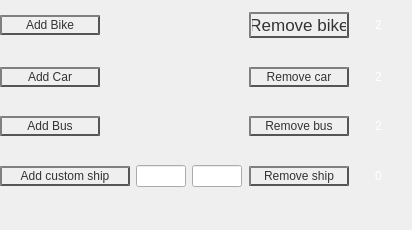
         <widget class="QWidget" name="customizePage">
          <widget class="QWidget" name="gridLayoutWidget_3">
           <property name="geometry">
            <rect>
             <x>-1</x>
             <y>-11</y>
             <width>403</width>
             <height>221</height>
            </rect>
           </property>
           <layout class="QGridLayout" name="gridLayout">
            <item row="3" column="2">
             <widget class="QLabel" name="shipCount">
              <property name="maximumSize">
               <size>
                <width>45</width>
                <height>16777215</height>
               </size>
              </property>
              <property name="styleSheet">
               <string notr="true">font: 18pt &quot;MS Shell Dlg 2&quot;;
color: rgb(255, 255, 255);</string>
              </property>
              <property name="text">
               <string>0</string>
              </property>
              <property name="alignment">
               <set>Qt::AlignCenter</set>
              </property>
             </widget>
            </item>
            <item row="0" column="0">
             <widget class="QPushButton" name="addBike">
              <property name="maximumSize">
               <size>
                <width>100</width>
                <height>16777215</height>
               </size>
              </property>
              <property name="styleSheet">
               <string notr="true">QPushButton {
	font: 13pt &quot;MS Shell Dlg 2&quot;;
    color: #333;
    border: 2px solid #555;
    border-radius: 20px;
    border-style: outset;
    background: qradialgradient(
        cx: 0.3, cy: -0.4, fx: 0.3, fy: -0.4,
        radius: 1.35, stop: 0 #fff, stop: 1 #888
        );
    padding: 1px;
    }

QPushButton:hover {
    background: qradialgradient(
        cx: 0.3, cy: -0.4, fx: 0.3, fy: -0.4,
        radius: 1.35, stop: 0 #fff, stop: 1 #bbb
        );
    }

QPushButton:pressed {
    border-style: inset;
    background: qradialgradient(
        cx: 0.4, cy: -0.1, fx: 0.4, fy: -0.1,
        radius: 1.35, stop: 0 #fff, stop: 1 #ddd
        );
    }</string>
              </property>
              <property name="text">
               <string>Add Bike</string>
              </property>
             </widget>
            </item>
            <item row="1" column="0">
             <widget class="QPushButton" name="addCar">
              <property name="maximumSize">
               <size>
                <width>100</width>
                <height>16777215</height>
               </size>
              </property>
              <property name="styleSheet">
               <string notr="true">QPushButton {
	font: 13pt &quot;MS Shell Dlg 2&quot;;
    color: #333;
    border: 2px solid #555;
    border-radius: 20px;
    border-style: outset;
    background: qradialgradient(
        cx: 0.3, cy: -0.4, fx: 0.3, fy: -0.4,
        radius: 1.35, stop: 0 #fff, stop: 1 #888
        );
    padding: 1px;
    }

QPushButton:hover {
    background: qradialgradient(
        cx: 0.3, cy: -0.4, fx: 0.3, fy: -0.4,
        radius: 1.35, stop: 0 #fff, stop: 1 #bbb
        );
    }

QPushButton:pressed {
    border-style: inset;
    background: qradialgradient(
        cx: 0.4, cy: -0.1, fx: 0.4, fy: -0.1,
        radius: 1.35, stop: 0 #fff, stop: 1 #ddd
        );
    }</string>
              </property>
              <property name="text">
               <string>Add Car</string>
              </property>
             </widget>
            </item>
            <item row="0" column="2">
             <widget class="QLabel" name="bikeCount">
              <property name="maximumSize">
               <size>
                <width>45</width>
                <height>16777215</height>
               </size>
              </property>
              <property name="styleSheet">
               <string notr="true">font: 18pt &quot;MS Shell Dlg 2&quot;;
color: rgb(255, 255, 255);</string>
              </property>
              <property name="text">
               <string>2</string>
              </property>
              <property name="alignment">
               <set>Qt::AlignCenter</set>
              </property>
             </widget>
            </item>
            <item row="1" column="2">
             <widget class="QLabel" name="carCount">
              <property name="maximumSize">
               <size>
                <width>45</width>
                <height>16777215</height>
               </size>
              </property>
              <property name="styleSheet">
               <string notr="true">font: 18pt &quot;MS Shell Dlg 2&quot;;
color: rgb(255, 255, 255);</string>
              </property>
              <property name="text">
               <string>2</string>
              </property>
              <property name="alignment">
               <set>Qt::AlignCenter</set>
              </property>
             </widget>
            </item>
            <item row="3" column="0">
             <layout class="QHBoxLayout" name="horizontalLayout_5">
              <item>
               <widget class="QPushButton" name="addCustomShip">
                <property name="maximumSize">
                 <size>
                  <width>130</width>
                  <height>16777215</height>
                 </size>
                </property>
                <property name="styleSheet">
                 <string notr="true">QPushButton {
	font: 13pt &quot;MS Shell Dlg 2&quot;;
    color: #333;
    border: 2px solid #555;
    border-radius: 20px;
    border-style: outset;
    background: qradialgradient(
        cx: 0.3, cy: -0.4, fx: 0.3, fy: -0.4,
        radius: 1.35, stop: 0 #fff, stop: 1 #888
        );
    padding: 1px;
    }

QPushButton:hover {
    background: qradialgradient(
        cx: 0.3, cy: -0.4, fx: 0.3, fy: -0.4,
        radius: 1.35, stop: 0 #fff, stop: 1 #bbb
        );
    }

QPushButton:pressed {
    border-style: inset;
    background: qradialgradient(
        cx: 0.4, cy: -0.1, fx: 0.4, fy: -0.1,
        radius: 1.35, stop: 0 #fff, stop: 1 #ddd
        );
    }</string>
                </property>
                <property name="text">
                 <string>Add custom ship</string>
                </property>
               </widget>
              </item>
              <item>
               <widget class="QLineEdit" name="lengthInput">
                <property name="maximumSize">
                 <size>
                  <width>50</width>
                  <height>16777215</height>
                 </size>
                </property>
                <property name="styleSheet">
                 <string notr="true">font: 12pt &quot;MS Shell Dlg 2&quot;;
color: rgb(255, 255, 255);</string>
                </property>
                <property name="text">
                 <string>Length</string>
                </property>
                <property name="alignment">
                 <set>Qt::AlignCenter</set>
                </property>
               </widget>
              </item>
              <item>
               <widget class="QLineEdit" name="widthInput">
                <property name="maximumSize">
                 <size>
                  <width>50</width>
                  <height>80</height>
                 </size>
                </property>
                <property name="styleSheet">
                 <string notr="true">font: 12pt &quot;MS Shell Dlg 2&quot;;
color: rgb(255, 255, 255);</string>
                </property>
                <property name="text">
                 <string>Width</string>
                </property>
                <property name="alignment">
                 <set>Qt::AlignCenter</set>
                </property>
               </widget>
              </item>
             </layout>
            </item>
            <item row="2" column="0">
             <widget class="QPushButton" name="addBus">
              <property name="maximumSize">
               <size>
                <width>100</width>
                <height>16777215</height>
               </size>
              </property>
              <property name="styleSheet">
               <string notr="true">QPushButton {
	font: 13pt &quot;MS Shell Dlg 2&quot;;
    color: #333;
    border: 2px solid #555;
    border-radius: 20px;
    border-style: outset;
    background: qradialgradient(
        cx: 0.3, cy: -0.4, fx: 0.3, fy: -0.4,
        radius: 1.35, stop: 0 #fff, stop: 1 #888
        );
    padding: 1px;
    }

QPushButton:hover {
    background: qradialgradient(
        cx: 0.3, cy: -0.4, fx: 0.3, fy: -0.4,
        radius: 1.35, stop: 0 #fff, stop: 1 #bbb
        );
    }

QPushButton:pressed {
    border-style: inset;
    background: qradialgradient(
        cx: 0.4, cy: -0.1, fx: 0.4, fy: -0.1,
        radius: 1.35, stop: 0 #fff, stop: 1 #ddd
        );
    }</string>
              </property>
              <property name="text">
               <string>Add Bus</string>
              </property>
             </widget>
            </item>
            <item row="2" column="2">
             <widget class="QLabel" name="busCount">
              <property name="maximumSize">
               <size>
                <width>45</width>
                <height>16777215</height>
               </size>
              </property>
              <property name="styleSheet">
               <string notr="true">font: 18pt &quot;MS Shell Dlg 2&quot;;
color: rgb(255, 255, 255);</string>
              </property>
              <property name="text">
               <string>2</string>
              </property>
              <property name="alignment">
               <set>Qt::AlignCenter</set>
              </property>
             </widget>
            </item>
            <item row="3" column="1">
             <widget class="QPushButton" name="rmShip">
              <property name="maximumSize">
               <size>
                <width>100</width>
                <height>16777215</height>
               </size>
              </property>
              <property name="styleSheet">
               <string notr="true">QPushButton {
	font: 13pt &quot;MS Shell Dlg 2&quot;;
    color: #333;
    border: 2px solid #555;
    border-radius: 20px;
    border-style: outset;
    background: qradialgradient(
        cx: 0.3, cy: -0.4, fx: 0.3, fy: -0.4,
        radius: 1.35, stop: 0 #fff, stop: 1 #888
        );
    padding: 1px;
    }

QPushButton:hover {
    background: qradialgradient(
        cx: 0.3, cy: -0.4, fx: 0.3, fy: -0.4,
        radius: 1.35, stop: 0 #fff, stop: 1 #bbb
        );
    }

QPushButton:pressed {
    border-style: inset;
    background: qradialgradient(
        cx: 0.4, cy: -0.1, fx: 0.4, fy: -0.1,
        radius: 1.35, stop: 0 #fff, stop: 1 #ddd
        );
    }</string>
              </property>
              <property name="text">
               <string>Remove ship</string>
              </property>
             </widget>
            </item>
            <item row="2" column="1">
             <widget class="QPushButton" name="rmBus">
              <property name="maximumSize">
               <size>
                <width>100</width>
                <height>16777215</height>
               </size>
              </property>
              <property name="styleSheet">
               <string notr="true">QPushButton {
	font: 13pt &quot;MS Shell Dlg 2&quot;;
    color: #333;
    border: 2px solid #555;
    border-radius: 20px;
    border-style: outset;
    background: qradialgradient(
        cx: 0.3, cy: -0.4, fx: 0.3, fy: -0.4,
        radius: 1.35, stop: 0 #fff, stop: 1 #888
        );
    padding: 1px;
    }

QPushButton:hover {
    background: qradialgradient(
        cx: 0.3, cy: -0.4, fx: 0.3, fy: -0.4,
        radius: 1.35, stop: 0 #fff, stop: 1 #bbb
        );
    }

QPushButton:pressed {
    border-style: inset;
    background: qradialgradient(
        cx: 0.4, cy: -0.1, fx: 0.4, fy: -0.1,
        radius: 1.35, stop: 0 #fff, stop: 1 #ddd
        );
    }</string>
              </property>
              <property name="text">
               <string>Remove bus</string>
              </property>
             </widget>
            </item>
            <item row="0" column="1">
             <widget class="QPushButton" name="rrmBike">
              <property name="maximumSize">
               <size>
                <width>100</width>
                <height>16777215</height>
               </size>
              </property>
              <property name="font">
               <font>
                <family>MS Shell Dlg 2</family>
                <pointsize>13</pointsize>
                <weight>50</weight>
                <italic>false</italic>
                <bold>false</bold>
               </font>
              </property>
              <property name="styleSheet">
               <string notr="true">QPushButton {
	font: 13pt &quot;MS Shell Dlg 2&quot;;
    color: #333;
    border: 2px solid #555;
    border-radius: 20px;
    border-style: outset;
    background: qradialgradient(
        cx: 0.3, cy: -0.4, fx: 0.3, fy: -0.4,
        radius: 1.35, stop: 0 #fff, stop: 1 #888
        );
    padding: 1px;
    }

QPushButton:hover {
    background: qradialgradient(
        cx: 0.3, cy: -0.4, fx: 0.3, fy: -0.4,
        radius: 1.35, stop: 0 #fff, stop: 1 #bbb
        );
    }

QPushButton:pressed {
    border-style: inset;
    background: qradialgradient(
        cx: 0.4, cy: -0.1, fx: 0.4, fy: -0.1,
        radius: 1.35, stop: 0 #fff, stop: 1 #ddd
        );
    }</string>
              </property>
              <property name="text">
               <string>Remove bike</string>
              </property>
             </widget>
            </item>
            <item row="1" column="1">
             <widget class="QPushButton" name="rmCar">
              <property name="maximumSize">
               <size>
                <width>100</width>
                <height>16777215</height>
               </size>
              </property>
              <property name="styleSheet">
               <string notr="true">QPushButton {
	font: 13pt &quot;MS Shell Dlg 2&quot;;
    color: #333;
    border: 2px solid #555;
    border-radius: 20px;
    border-style: outset;
    background: qradialgradient(
        cx: 0.3, cy: -0.4, fx: 0.3, fy: -0.4,
        radius: 1.35, stop: 0 #fff, stop: 1 #888
        );
    padding: 1px;
    }

QPushButton:hover {
    background: qradialgradient(
        cx: 0.3, cy: -0.4, fx: 0.3, fy: -0.4,
        radius: 1.35, stop: 0 #fff, stop: 1 #bbb
        );
    }

QPushButton:pressed {
    border-style: inset;
    background: qradialgradient(
        cx: 0.4, cy: -0.1, fx: 0.4, fy: -0.1,
        radius: 1.35, stop: 0 #fff, stop: 1 #ddd
        );
    }</string>
              </property>
              <property name="text">
               <string>Remove car</string>
              </property>
             </widget>
            </item>
           </layout>
          </widget>
         </widget>
